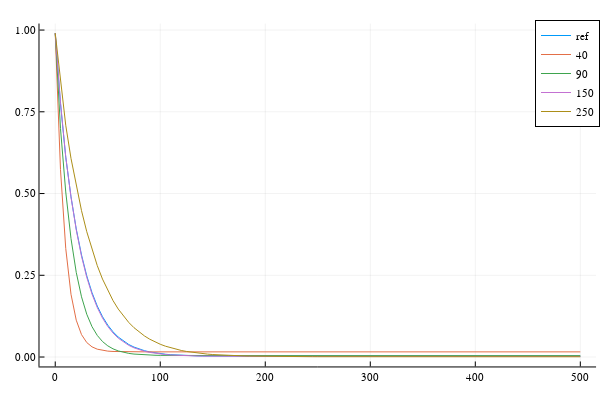

Source (notebook cell):
### Code cell
plot(0:5:500,list0,label="ref")
plot!(0:5:500,list_40,label="40")
plot!(0:5:500,list_90,label="90")
plot!(0:5:500,list_150,label="150")
plot!(0:5:500,list_250,label="250")
